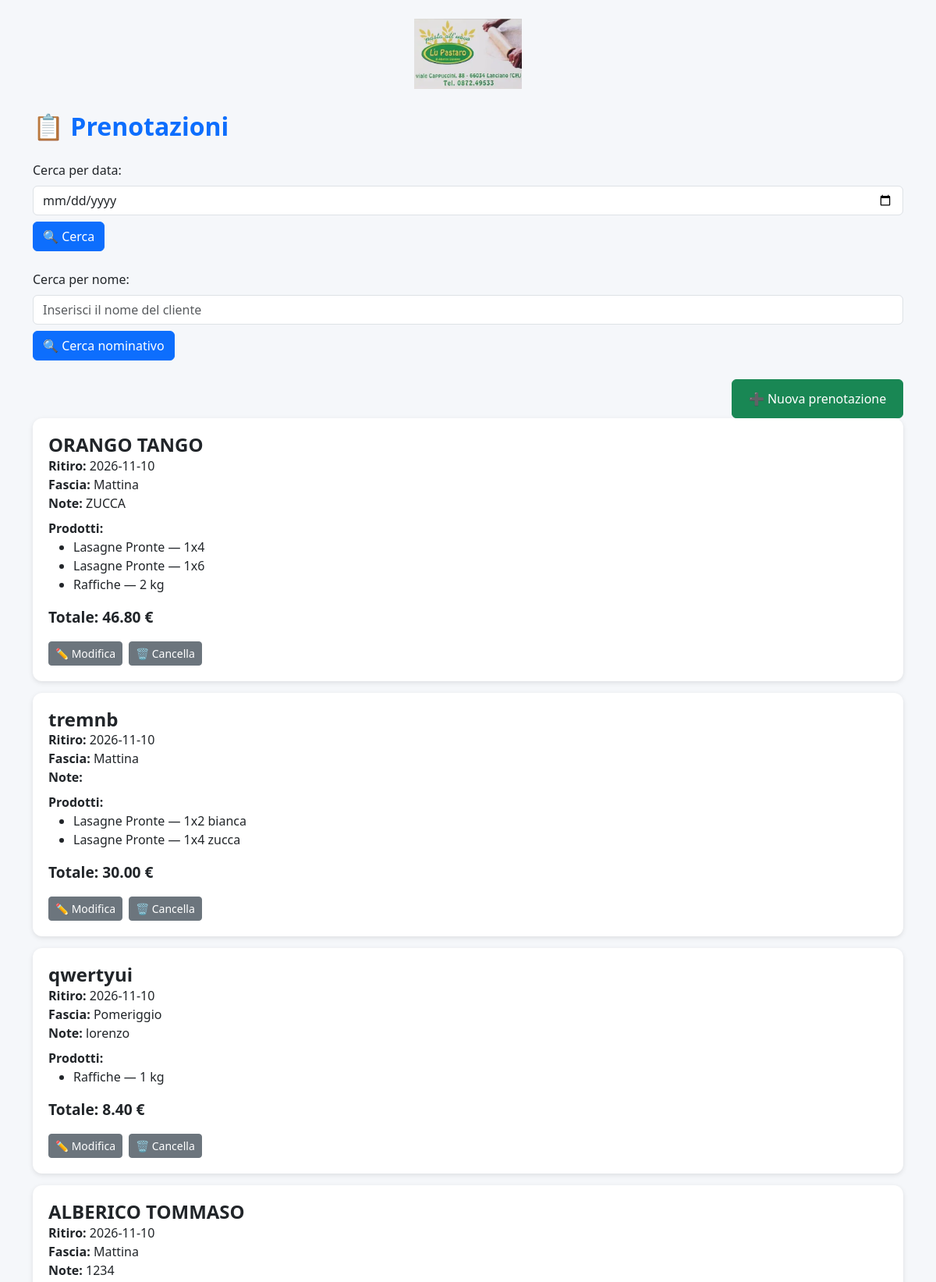
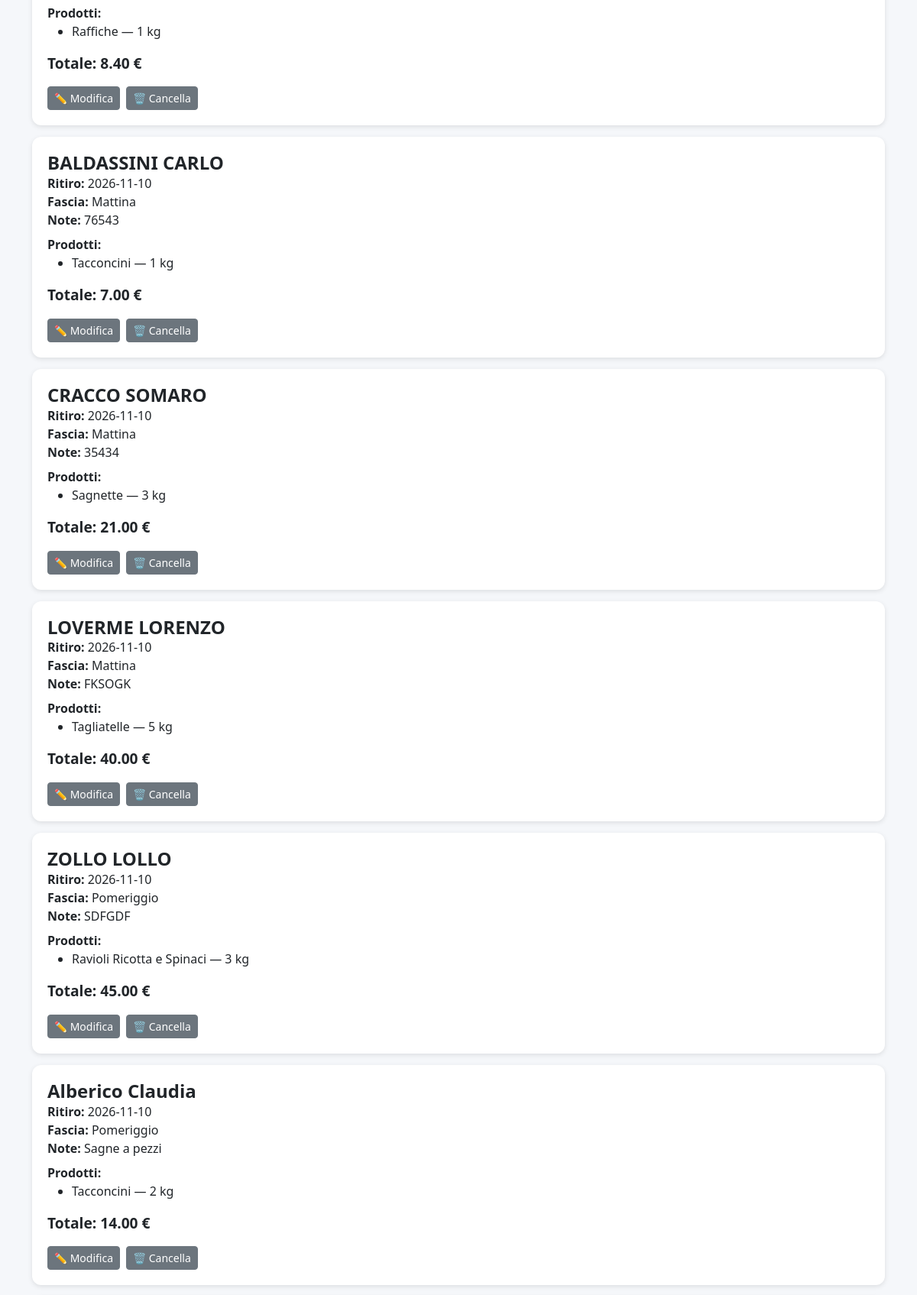
The page / (upper part) on the database its author committed (2 pictures, top to bottom).
### tables this page shows
CREATE TABLE prenotazioni (
        id INTEGER PRIMARY KEY AUTOINCREMENT,
        cliente_id INTEGER NOT NULL,
        data_ritiro TEXT NOT NULL,
        note TEXT, fascia TEXT,
        FOREIGN KEY(cliente_id) REFERENCES clienti(id)
    );

CREATE TABLE clienti (
        id INTEGER PRIMARY KEY AUTOINCREMENT,
        nome TEXT NOT NULL,
        telefono TEXT
    );

CREATE TABLE dettagli (
    id INTEGER PRIMARY KEY AUTOINCREMENT,
    prenotazione_id INTEGER NOT NULL,
    prodotto_id INTEGER NOT NULL,
    quantità TEXT NOT NULL,
    FOREIGN KEY(prenotazione_id) REFERENCES prenotazioni(id),
    FOREIGN KEY(prodotto_id) REFERENCES prodotti(id)
);

CREATE TABLE prodotti (
            id INTEGER PRIMARY KEY AUTOINCREMENT,
            nome TEXT NOT NULL,
            prezzo REAL
        );

### app.py (the view)
@app.route("/")
def index():
    conn = db()
    cur = conn.cursor()
    cur.execute("""
        SELECT
            p.id,
            c.nome,
            p.data_ritiro,
            p.fascia,
            p.note,
            IFNULL((
                SELECT SUM(d.quantità * pr.prezzo)
                FROM dettagli d
                JOIN prodotti pr ON pr.id = d.prodotto_id
                WHERE d.prenotazione_id = p.id
            ), 0) AS totale
        FROM prenotazioni p
        JOIN clienti c ON p.cliente_id = c.id
        ORDER BY p.data_ritiro DESC
    """)
    prenotazioni = cur.fetchall()
    lista_finale = []
    for p in prenotazioni:
        cur.execute("""
            SELECT pr.nome, d.quantità
            FROM dettagli d
            JOIN prodotti pr ON pr.id = d.prodotto_id
            WHERE d.prenotazione_id = ?
        """, (p[0],))
        prodotti = cur.fetchall()
        lista_finale.append({
            "id": p[0],
            "nome": p[1],
            "data": p[2],
            "fascia": p[3],
            "note": p[4],
            "totale": p[5],
            "prodotti": prodotti
        })
    conn.close()
    return render_template("index.html", prenotazioni=lista_finale, ricerca=False)

### app.py (called while the page is built)
def db():
    return sqlite3.connect(DB_NAME)

### templates/index.html (shortened to what this page needs)
<!DOCTYPE html>
<html lang="it">
<head>
    <link rel="stylesheet" href="https://cdn.jsdelivr.net/npm/bootstrap@5.3.0/dist/css/bootstrap.min.css">
</head>
<body class="container py-4">
<header class="text-center mb-4">
    <img src="/static/logo.png" alt="Logo azienda" style="height: 90px;">
</header>
<div class="page-title">📋 Prenotazioni</div>
<form method="GET" action="/cerca" class="mb-4">
    <label class="form-label">Cerca per data:</label>
    <input type="date" name="data" class="form-control" required>
    <button class="btn btn-primary mt-2">🔍 Cerca</button>
</form>
<form method="GET" action="/cerca_nome" class="mb-4">
    <label class="form-label">Cerca per nome:</label>
    <input type="text" name="nome" class="form-control" placeholder="Inserisci il nome del cliente" required>
    <button class="btn btn-primary mt-2">🔍 Cerca nominativo</button>
</form>
<div class="mt-3 d-flex justify-content-end">
    <a href="/nuova" class="btn btn-success btn-large">➕ Nuova prenotazione</a>
</div>
{% for p in prenotazioni %}
<div class="card-prenotazione">
    <h4>{{ p.nome }}</h4>
    <div><strong>Ritiro:</strong> {{ p.data }}</div>
    <div><strong>Fascia:</strong> {{ p.fascia }}</div>
    <div><strong>Note:</strong> {{ p.note }}</div>
    <div class="mt-2"><strong>Prodotti:</strong></div>
    <ul>
        {% for prod in p.prodotti %}
        <li>
            {% if 'x' in prod[1]|string %}
                {{ prod[0] }} — {{ prod[1] }}
            {% else %}
                {{ prod[0] }} — {{ prod[1] }} kg
            {% endif %}
        </li>
        {% endfor %}
    </ul>
    <div class="mt-3">
        <strong style="font-size: 1.2rem;">Totale: {{ "%.2f"|format(p.totale) }} €</strong>
    </div>
    <div class="mt-3 d-flex gap-2">
        <a href="/modifica/{{ p.id }}" class="btn btn-secondary btn-sm">✏️ Modifica</a>
        <a href="/cancella/{{ p.id }}" class="btn btn-secondary btn-sm">🗑️ Cancella</a>
    </div>
</div>
{% endfor %}
</body>
</html>

### templates/index.html (style rules this page uses)
body { background: #f5f7fa; }
.page-title { font-size: 2rem; font-weight: 700; margin-bottom: 20px; color: #0d6efd; }
.card-prenotazione { border-radius: 12px; padding: 20px; background: white; box-shadow: 0 2px 6px rgba(0,0,0,0.1); margin-bottom: 15px; }
.card-prenotazione h4 { margin: 0; font-weight: 600; }
.btn-large { width: 220px; padding: 12px 0; font-size: 16px; text-align: center; }

### rows shown on the page
prenotazioni: nome "ORANGO TANGO", data "2026-11-10", fascia "Mattina", note "ZUCCA", totale "46.80"
dettagli: nome "Lasagne Pronte", quantità "1x4"
dettagli: nome "Lasagne Pronte", quantità "1x6"
dettagli: nome "Raffiche", quantità "2"
prenotazioni: nome "tremnb", data "2026-11-10", fascia "Mattina", totale "30.00"
dettagli: nome "Lasagne Pronte", quantità "1x2 bianca"
dettagli: nome "Lasagne Pronte", quantità "1x4 zucca"
prenotazioni: nome "qwertyui", data "2026-11-10", fascia "Pomeriggio", note "lorenzo", totale "8.40"
dettagli: nome "Raffiche", quantità "1"
prenotazioni: nome "ALBERICO TOMMASO", data "2026-11-10", fascia "Mattina", note "1234", totale "8.40"
dettagli: nome "Raffiche", quantità "1"
prenotazioni: nome "BALDASSINI CARLO", data "2026-11-10", fascia "Mattina", note "76543", totale "7.00"
dettagli: nome "Tacconcini", quantità "1"
prenotazioni: nome "CRACCO SOMARO", data "2026-11-10", fascia "Mattina", note "35434", totale "21.00"
dettagli: nome "Sagnette", quantità "3"
prenotazioni: nome "LOVERME LORENZO", data "2026-11-10", fascia "Mattina", note "FKSOGK", totale "40.00"
dettagli: nome "Tagliatelle", quantità "5"
prenotazioni: nome "ZOLLO LOLLO", data "2026-11-10", fascia "Pomeriggio", note "SDFGDF", totale "45.00"
dettagli: nome "Ravioli Ricotta e Spinaci", quantità "3"
prenotazioni: nome "Alberico Claudia", data "2026-11-10", fascia "Pomeriggio", note "Sagne a pezzi", totale "14.00"
dettagli: nome "Tacconcini", quantità "2"
